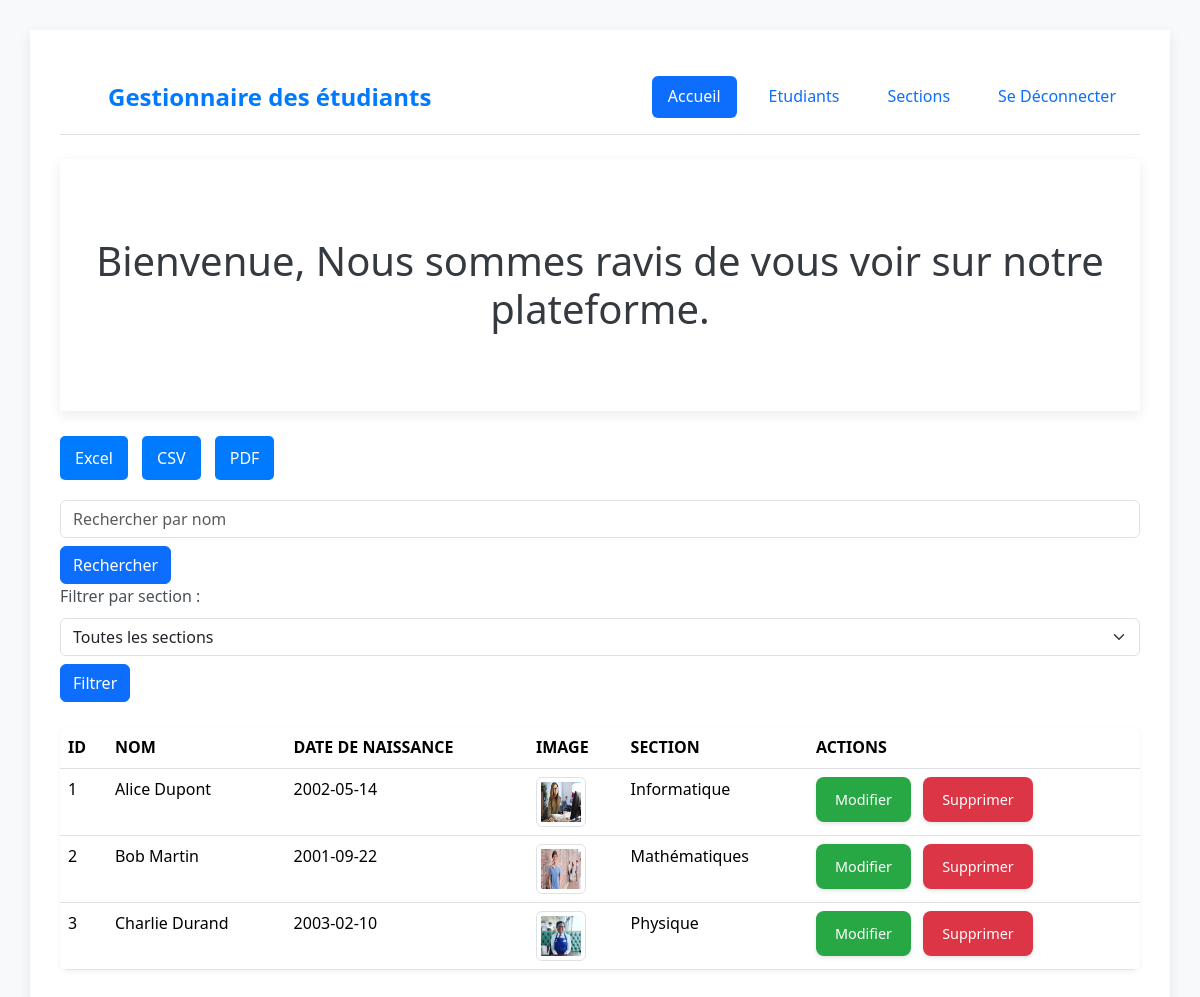
Screenshot of /admin_dash.php (signed in) with the database file from the repository.
### tables this page shows
CREATE TABLE etudiant (
    id INT AUTO_INCREMENT PRIMARY KEY,
    name VARCHAR(100) NOT NULL,
    birthday DATE NOT NULL,
    image VARCHAR(255),  
    section VARCHAR(100) NOT NULL
);

### admin_dash.php (the view, shortened to what this page needs)
<?php
include('db.php');
$searchTerm = '';
try {
    $sql = "SELECT * FROM etudiant";
    $params = [];
    $stmt = $conn->prepare($sql);
    $stmt->execute($params);
    $etudiants = $stmt->fetchAll(PDO::FETCH_ASSOC);
} catch (PDOException $e) {
    die("Erreur : " . $e->getMessage());
}
?>
<!DOCTYPE html>
<html lang="fr">
<head>
    <link href="https://cdn.jsdelivr.net/npm/bootstrap@5.3.3/dist/css/bootstrap.min.css" rel="stylesheet">
</head>
<body>
    <div class="container">
    <header class="d-flex flex-wrap justify-content-center py-3 mb-4 border-bottom">
    <a href="/" class="d-flex align-items-center mb-3 mb-md-0 me-md-auto link-body-emphasis text-decoration-none">
        <svg class="bi me-2" width="40" height="32"><use xlink:href="#bootstrap"></use></svg>
        <span class="fs-4">Gestionnaire des étudiants</span>
    </a>
    <ul class="nav nav-pills">
        <li class="nav-item mx-2">
            <a class="nav-link active" href="admin_dash.php" aria-current="page">Accueil</a>
        </li>
        <li class="nav-item mx-2">
            <a class="nav-link" href="student.php" aria-current="page">Etudiants</a>
        </li>
        <li class="nav-item mx-2">
            <a class="nav-link" href="section.php" aria-current="page">Sections</a>
        </li>
        <li class="nav-item mx-2">
            <a class="nav-link" href="logout.php" aria-current="page">Se Déconnecter</a>
        </li>
    </ul>
</header>
        <div class="container">
        <h1 class="my-5">Bienvenue, Nous sommes ravis de vous voir sur notre plateforme.</h1>
    </div>
    <br>
    <div class="export-buttons">
    <button class="btn btn-color-2" onclick="location.href='generate_files.php?type=excel';" >
    Excel
</button>
<button class="btn btn-color-2" onclick="location.href='generate_files.php?type=csv';" >
CSV
</button>
<button class="btn btn-color-2" onclick="location.href='generate_files.php?type=pdf';" >
PDF
</button>
</div>
<form method="get" action="admin_dash.php">
    <input class="form-control" type="search" name="search" placeholder="Rechercher par nom" value="<?= htmlspecialchars($searchTerm) ?>" required>
    <button type="submit" class="btn btn-primary mt-2">Rechercher</button>
</form>
    <div class="mb-3">
        <form method="get" action="admin_dash.php">
            <label for="filter_section" class="form-label">Filtrer par section :</label>
            <select class="form-select" id="filter_section" name="filter_section">
                <option value="">Toutes les sections</option>
            </select>
            <button type="submit" class="btn btn-primary mt-2">Filtrer</button>
        </form>
    </div>
    <table class="table">
        <thead>
            <tr>
                <th>ID</th>
                <th>Nom</th>
                <th>Date de naissance</th>
                <th>Image</th>
                <th>Section</th>
                <th>Actions</th>
            </tr>
        </thead>
        <tbody>
            <?php if (empty($etudiants)): ?>
                <tr><td colspan="6" class="empty-message">Aucun étudiant trouvé.</td></tr>
            <?php else: ?>
                <?php foreach ($etudiants as $etudiant): ?>
                <tr>
                    <td><?= htmlspecialchars($etudiant['id']) ?></td>
                    <td><?= htmlspecialchars($etudiant['name']) ?></td>
                    <td><?= htmlspecialchars($etudiant['birthday']) ?></td>
                    <td><img src="<?= htmlspecialchars($etudiant['image']) ?>" alt="Image de <?= htmlspecialchars($etudiant['name']) ?>" class="img-thumbnail" style="width: 50px; height: 50px;"></td>
                    <td><?= htmlspecialchars($etudiant['section']) ?></td>
                    <td class="actions">
                        <a href="edit_student.php?id=<?= $etudiant['id'] ?>" class="edit">Modifier</a>
                        <a href="delete_student.php?id=<?= $etudiant['id'] ?>" class="delete" onclick="return confirm('Êtes-vous sûr de vouloir supprimer cet étudiant ?')">Supprimer</a>
                    </td>
                </tr>
                <?php endforeach; ?>
            <?php endif; ?>
        </tbody>
    </table>
</body>
</html>

### admin_dash.php (style rules this page uses)
body { font-family: 'Segoe UI', Tahoma, Geneva, Verdana, sans-serif; margin: 30px; background-color: #f8f9fa; color: #495057; line-height: 1.6; }
h1 { color: #343a40; text-align: center; margin-bottom: 30px; font-weight: 500; }
.container { max-width: 100%; margin: 0; background-color: #fff; padding: 30px; border-radius: 0; box-shadow: 0 4px 12px rgba(0, 0, 0, 0.08); }
table { width: 100%; border-collapse: collapse; margin-top: 25px; border-radius: 8px; overflow: hidden; box-shadow: 0 2px 6px rgba(0, 0, 0, 0.05); }
th, td { padding: 15px; text-align: left; border-bottom: 1px solid #dee2e6; }
th { background-color: #007bff; color: white; font-weight: 600; text-transform: uppercase; }
tbody tr:nth-child(even) { background-color: #f2f2f2; }
td.actions { white-space: nowrap; }
td.actions a { display: inline-block; padding: 10px 18px; margin-right: 8px; text-decoration: none; border-radius: 8px; font-size: 0.9rem; font-weight: 500; transition: background-color 0.3s ease, color 0.3s ease, box-shadow 0.3s ease; box-shadow: 0 2px 4px rgba(0, 0, 0, 0.1); }
td.actions a.edit { background-color: #28a745; color: white; border: 1px solid transparent; }
td.actions a.delete { background-color: #dc3545; color: white; border: 1px solid transparent; }
.fs-4 { font-size: 1.5rem; font-weight: bold; color: #007bff; margin: top 20px; }
.export-buttons { margin-bottom: 20px; }
.btn-color-2 { background-color: #007bff; color: white; border: none; padding: 10px 15px; border-radius: 5px; cursor: pointer; font-size: 1rem; transition: background-color 0.3s ease; margin-right: 10px; text-decoration: none; }

### rows the page displays
etudiant: id "1", name "Alice Dupont", birthday "2002-05-14", image (picture), section "Informatique"
etudiant: id "2", name "Bob Martin", birthday "2001-09-22", image (picture), section "Mathématiques"
etudiant: id "3", name "Charlie Durand", birthday "2003-02-10", image (picture), section "Physique"
